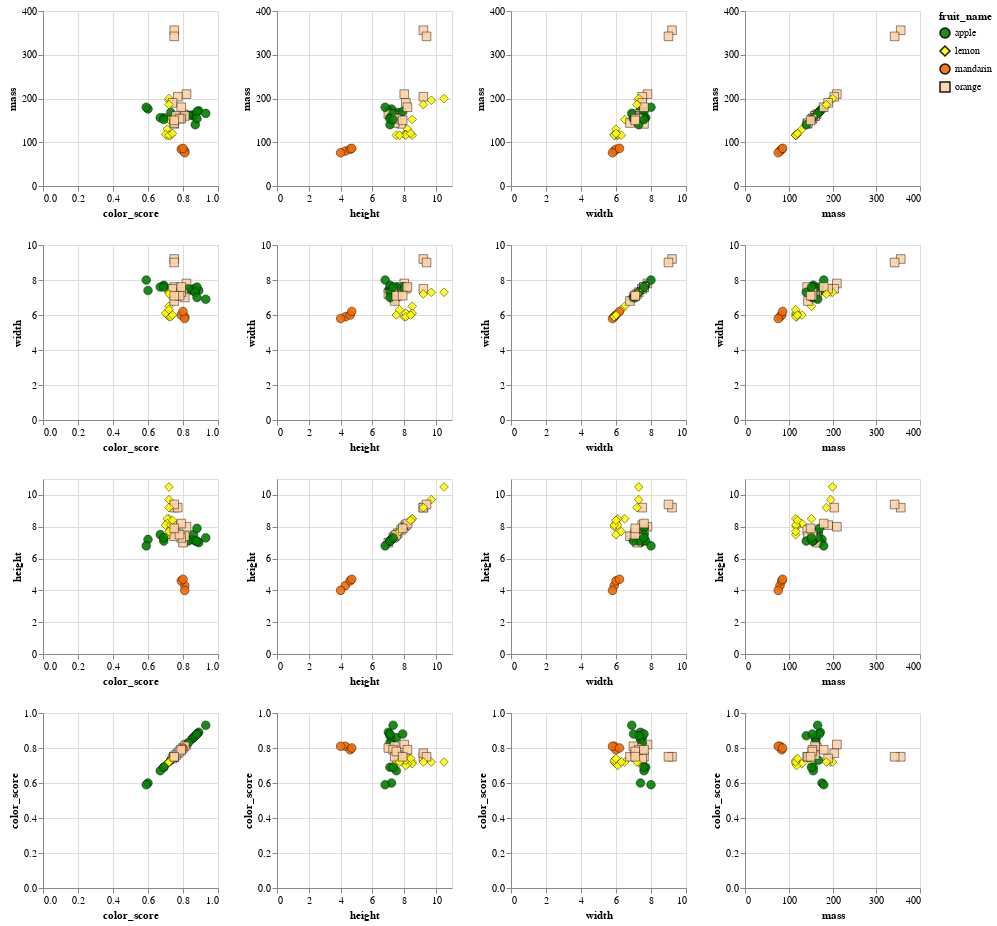

Notebook cell for this chart:
### Markdown cell above
Now that we have split the data, we can do things like exploratory data analysis and model fitting!!!

A common way to explore the data when peforming classification is to create pairwise plots of the predictor variables,
and color the points by the class label. Remember, that our model is sensitive to scale, 
and so we should also scale the data when visualizing it for modeling insights.

### Code cell
# Run this cell to scale the data and create a pairwise scatter plot

# Create a scaled version of the data
fruit_preprocessor.fit(fruit_train)
scaled_fruit_train = fruit_preprocessor.transform(fruit_train)

# Create the scatterplot
fruit_pairwise = alt.Chart(fruit_train).mark_point(filled=True, stroke='black', strokeWidth=0.5, size=75, opacity=0.9).encode(
    x=alt.X(alt.repeat("column"), type='quantitative'),
    y=alt.Y(alt.repeat("row"), type='quantitative'),
    color=alt.Color("fruit_name:N", scale=alt.Scale(range=['green', 'yellow', '#f26a02', '#ffd1a6'])),
    shape=alt.Shape("fruit_name:N", scale=alt.Scale(range=['circle', 'diamond', 'circle', 'square'])),
).properties(
    width=175,
    height=175
).repeat(
    row=['mass', 'width', 'height', 'color_score'],
    column=['color_score', 'height','width', 'mass']
).interactive()

fruit_pairwise

### Figure 1 — Vega-Lite specification as saved in the notebook (floating-point values rounded to 4 significant figures)
{"config": {"view": {"continuousWidth": 300, "continuousHeight": 300}}, "repeat": {"column": ["color_score", "height", "width", "mass"], "row": ["mass", "width", "height", "color_score"]}, "spec": {"data": {"name": "data-7feb82ec183943b751fa9f3dd21e4933"}, "mark": {"type": "point", "filled": true, "opacity": 0.9, "size": 75, "stroke": "black", "strokeWidth": 0.5}, "encoding": {"color": {"field": "fruit_name", "scale": {"range": ["green", "yellow", "#f26a02", "#ffd1a6"]}, "type": "nominal"}, "shape": {"field": "fruit_name", "scale": {"range": ["circle", "diamond", "circle", "square"]}, "type": "nominal"}, "x": {"field": {"repeat": "column"}, "type": "quantitative"}, "y": {"field": {"repeat": "row"}, "type": "quantitative"}}, "height": 175, "name": "view_1", "width": 175}, "params": [{"name": "param_1", "select": {"type": "interval", "encodings": ["x", "y"]}, "bind": "scales", "views": ["view_1_child__row_masscolumn_color_score", "view_1_child__row_masscolumn_height", "view_1_child__row_masscolumn_width", "view_1_child__row_masscolumn_mass", "view_1_child__row_widthcolumn_color_score", "view_1_child__row_widthcolumn_height", "view_1_child__row_widthcolumn_width", "view_1_child__row_widthcolumn_mass", "view_1_child__row_heightcolumn_color_score", "view_1_child__row_heightcolumn_height", "view_1_child__row_heightcolumn_width", "view_1_child__row_heightcolumn_mass", "view_1_child__row_color_scorecolumn_color_score", "view_1_child__row_color_scorecolumn_height", "view_1_child__row_color_scorecolumn_width", "view_1_child__row_color_scorecolumn_mass"]}], "$schema": "https://vega.github.io/schema/vega-lite/v5.15.1.json", "datasets": {"data-7feb82ec183943b751fa9f3dd21e4933": [{"fruit_label": 3, "fruit_name": "orange", "fruit_subtype": "spanish_jumbo", "mass": 356, "width": 9.2, "height": 9.2, "color_score": 0.75}, {"fruit_label": 1, "fruit_name": "apple", "fruit_subtype": "cripps_pink", "mass": 162, "width": 7.4, "height": 7.2, "color_score": 0.85}, {"fruit_label": 1, "fruit_name": "apple", "fruit_subtype": "granny_smith", "mass": 176, "width": 7.4, "height": 7.2, "color_score": 0.6}, {"fruit_label": 4, "fruit_name": "lemon", "fruit_subtype": "unknown", "mass": 152, "width": 6.5, "height": 8.5, "color_score": 0.72}, {"fruit_label": 1, "fruit_name": "apple", "fruit_subtype": "golden_delicious", "mass": 168, "width": 7.5, "height": 7.6, "color_score": 0.73}, {"fruit_label": 2, "fruit_name": "mandarin", "fruit_subtype": "mandarin", "mass": 80, "width": 5.9, "height": 4.3, "color_score": 0.81}, {"fruit_label": 3, "fruit_name": "orange", "fruit_subtype": "selected_seconds", "mass": 210, "width": 7.8, "height": 8.0, "color_score": 0.82}, {"fruit_label": 3, "fruit_name": "orange", "fruit_subtype": "selected_seconds", "mass": 204, "width": 7.5, "height": 9.2, "color_score": 0.77}, {"fruit_label": 1, "fruit_name": "apple", "fruit_subtype": "cripps_pink", "mass": 160, "width": 7.5, "height": 7.5, "color_score": 0.86}, {"fruit_label": 4, "fruit_name": "lemon", "fruit_subtype": "unknown", "mass": 116, "width": 6.0, "height": 7.5, "color_score": 0.72}, {"fruit_label": 2, "fruit_name": "mandarin", "fruit_subtype": "mandarin", "mass": 84, "width": 6.0, "height": 4.6, "color_score": 0.79}, {"fruit_label": 1, "fruit_name": "apple", "fruit_subtype": "braeburn", "mass": 172, "width": 7.4, "height": 7.0, "color_score": 0.89}, {"fruit_label": 1, "fruit_name": "apple", "fruit_subtype": "cripps_pink", "mass": 162, "width": 7.5, "height": 7.1, "color_score": 0.83}, {"fruit_label": 3, "fruit_name": "orange", "fruit_subtype": "selected_seconds", "mass": 164, "width": 7.2, "height": 7.0, "color_score": 0.8}, {"fruit_label": 1, "fruit_name": "apple", "fruit_subtype": "golden_delicious", "mass": 156, "width": 7.7, "height": 7.1, "color_score": 0.69}, {"fruit_label": 3, "fruit_name": "orange", "fruit_subtype": "turkey_navel", "mass": 160, "width": 7.1, "height": 7.6, "color_score": 0.76}, {"fruit_label": 4, "fruit_name": "lemon", "fruit_subtype": "spanish_belsan", "mass": 196, "width": 7.3, "height": 9.7, "color_score": 0.72}, {"fruit_label": 3, "fruit_name": "orange", "fruit_subtype": "turkey_navel", "mass": 142, "width": 7.6, "height": 7.8, "color_score": 0.75}, {"fruit_label": 4, "fruit_name": "lemon", "fruit_subtype": "spanish_belsan", "mass": 200, "width": 7.3, "height": 10.5, "color_score": 0.72}, {"fruit_label": 3, "fruit_name": "orange", "fruit_subtype": "turkey_navel", "mass": 190, "width": 7.5, "height": 8.1, "color_score": 0.74}, {"fruit_label": 2, "fruit_name": "mandarin", "fruit_subtype": "mandarin", "mass": 76, "width": 5.8, "height": 4.0, "color_score": 0.81}, {"fruit_label": 4, "fruit_name": "lemon", "fruit_subtype": "unknown", "mass": 118, "width": 5.9, "height": 8.0, "color_score": 0.72}, {"fruit_label": 3, "fruit_name": "orange", "fruit_subtype": "selected_seconds", "mass": 160, "width": 7.0, "height": 7.4, "color_score": 0.81}, {"fruit_label": 1, "fruit_name": "apple", "fruit_subtype": "cripps_pink", "mass": 170, "width": 7.6, "height": 7.9, "color_score": 0.88}, {"fruit_label": 1, "fruit_name": "apple", "fruit_subtype": "golden_delicious", "mass": 156, "width": 7.6, "height": 7.5, "color_score": 0.67}, {"fruit_label": 3, "fruit_name": "orange", "fruit_subtype": "turkey_navel", "mass": 154, "width": 7.3, "height": 7.3, "color_score": 0.79}, {"fruit_label": 3, "fruit_name": "orange", "fruit_subtype": "spanish_jumbo", "mass": 342, "width": 9.0, "height": 9.4, "color_score": 0.75}, {"fruit_label": 4, "fruit_name": "lemon", "fruit_subtype": "unknown", "mass": 116, "width": 6.1, "height": 8.5, "color_score": 0.71}, {"fruit_label": 4, "fruit_name": "lemon", "fruit_subtype": "unknown", "mass": 130, "width": 6.0, "height": 8.2, "color_score": 0.71}, {"fruit_label": 4, "fruit_name": "lemon", "fruit_subtype": "unknown", "mass": 118, "width": 6.1, "height": 8.1, "color_score": 0.7}, {"fruit_label": 1, "fruit_name": "apple", "fruit_subtype": "braeburn", "mass": 166, "width": 6.9, "height": 7.3, "color_score": 0.93}, {"fruit_label": 3, "fruit_name": "orange", "fruit_subtype": "turkey_navel", "mass": 144, "width": 6.8, "height": 7.4, "color_score": 0.75}, {"fruit_label": 1, "fruit_name": "apple", "fruit_subtype": "cripps_pink", "mass": 140, "width": 7.3, "height": 7.1, "color_score": 0.87}, {"fruit_label": 4, "fruit_name": "lemon", "fruit_subtype": "unknown", "mass": 116, "width": 5.9, "height": 8.1, "color_score": 0.73}, {"fruit_label": 1, "fruit_name": "apple", "fruit_subtype": "granny_smith", "mass": 180, "width": 8.0, "height": 6.8, "color_score": 0.59}, {"fruit_label": 1, "fruit_name": "apple", "fruit_subtype": "braeburn", "mass": 154, "width": 7.0, "height": 7.1, "color_score": 0.88}, {"fruit_label": 3, "fruit_name": "orange", "fruit_subtype": "turkey_navel", "mass": 154, "width": 7.1, "height": 7.5, "color_score": 0.78}, {"fruit_label": 4, "fruit_name": "lemon", "fruit_subtype": "unknown", "mass": 116, "width": 6.3, "height": 7.7, "color_score": 0.72}, {"fruit_label": 2, "fruit_name": "mandarin", "fruit_subtype": "mandarin", "mass": 86, "width": 6.2, "height": 4.7, "color_score": 0.8}, {"fruit_label": 3, "fruit_name": "orange", "fruit_subtype": "turkey_navel", "mass": 180, "width": 7.6, "height": 8.2, "color_score": 0.79}, {"fruit_label": 1, "fruit_name": "apple", "fruit_subtype": "golden_delicious", "mass": 152, "width": 7.6, "height": 7.3, "color_score": 0.69}, {"fruit_label": 4, "fruit_name": "lemon", "fruit_subtype": "spanish_belsan", "mass": 186, "width": 7.2, "height": 9.2, "color_score": 0.72}, {"fruit_label": 4, "fruit_name": "lemon", "fruit_subtype": "unknown", "mass": 120, "width": 6.0, "height": 8.4, "color_score": 0.74}, {"fruit_label": 3, "fruit_name": "orange", "fruit_subtype": "turkey_navel", "mass": 150, "width": 7.1, "height": 7.9, "color_score": 0.75}]}}
